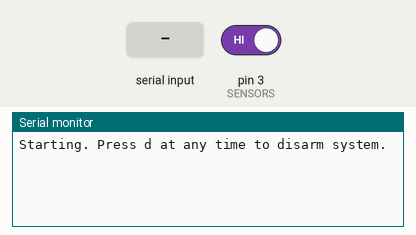
This sketch was run on a simulated Arduino Uno, built with avr-gcc and run on an emulated ATmega328P. Parts: the last lines printed to the serial monitor. The test bench sets the inputs (shaded band); at power-on: pin 3 (SENSORS) HIGH. No radio packets arrive unless stated.

Above: at 1.2 s.
1.3 s: pin 3 (SENSORS) driven LOW
At 1.69 s:
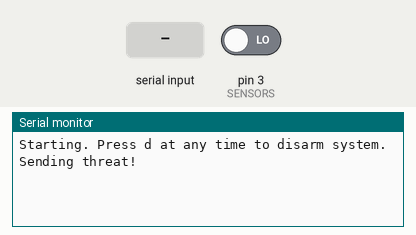
3.5 s: "D" received over Serial
At 3.7 s:
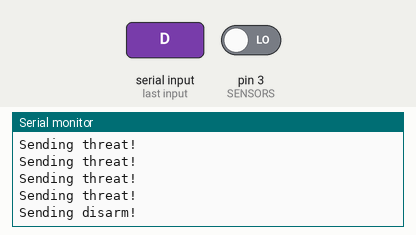

Measured:
- after the input at 1.3 s, the serial monitor: prints a new line after 0.21 s (image 1)
- after the input at 3.5 s, the serial monitor: prints a new line at once (image 2)

The sketch:

sender2.ino
```cpp
#include <SPI.h>
#include "RF24.h"

/**Pin declarations*/
const unsigned int SENSORS = 3;
const int RADIO_PIN_1 = 9;
const int RADIO_PIN_2 = 10;

/**Constants**/
const uint16_t THREAT_SIGNAL = 0x1BA0;
const uint16_t DISARM_SIGNAL = 0x1151;

/**Radio code*/
RF24 radio(RADIO_PIN_1, RADIO_PIN_2);
byte node_ids[][6] = { "cmltr", "1send", "2send" };

/**Sensor code*/
int sensors_state = HIGH;
int val = HIGH;

void setup(void)
{
  Serial.begin(115200);

  /**Pin sets*/
  pinMode(SENSORS, INPUT);

  /**Radio*/
  radio.begin();
  radio.setRetries(15, 15);
  radio.openWritingPipe(node_ids[2]);
  radio.startListening();

  Serial.println("Starting. Press d at any time to disarm system.");
}

void loop(void)
{
  /**Poll the sensor line to check for intruder*/
  check_for_entry();

  send_state();

  if (Serial.available())
  {
    char c = toupper(Serial.read());
    if (c == 'D')
    {
      Serial.println("Sending disarm!");
      radio.stopListening();  //Stop listening so we can write
      radio.write( &DISARM_SIGNAL, sizeof(uint16_t) );
      radio.startListening();
    }
  }

  delay(250);
}

void check_for_entry(void)
{
  val = digitalRead(SENSORS);
  if (val == LOW)
  {
    //bad guys detected

    if (sensors_state == HIGH)
    {
      //We just now detected the intruder
      sensors_state = LOW;
    }
  }
  else
  {
    //all clear

    if (sensors_state == LOW)
    {
      //We just now stopped detecting alert
      sensors_state = HIGH;
    }
  }
}

void send_state(void)
{
  if (!sensors_state)
  {
    Serial.println("Sending threat!");
    radio.stopListening();  //Stop listening so we can write
    radio.write( &THREAT_SIGNAL, sizeof(uint16_t) );
    radio.startListening();
  }
}
```
